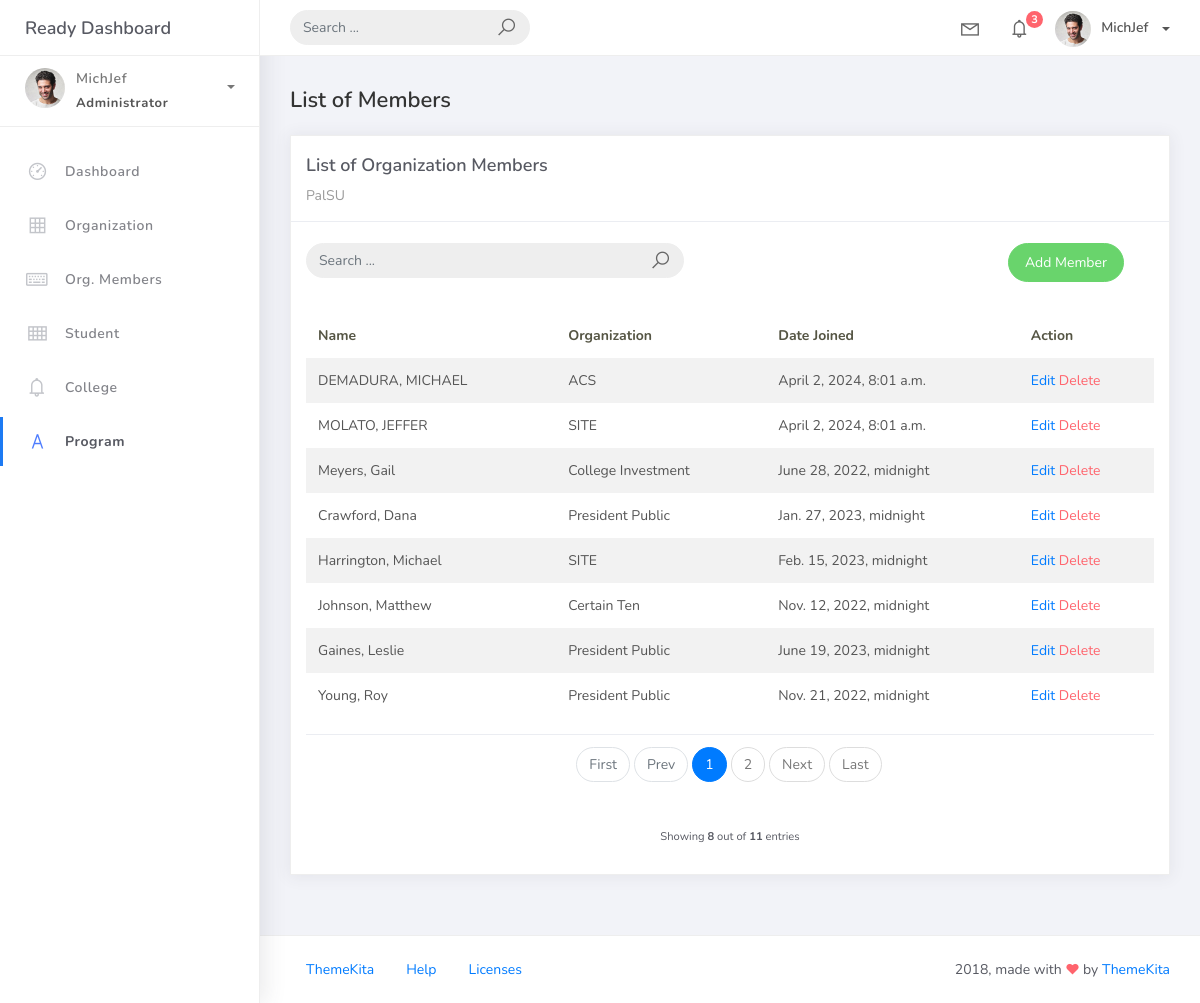
The page /orgmember_list on the database its author committed.
### studentorg/models.py (models this page shows)
class BaseModel (models.Model):
    created_at = models.DateTimeField(auto_now_add=True, db_index=True)
    updated_at = models.DateTimeField(auto_now=True)
    class Meta:
        abstract = True

class OrgMember(BaseModel):
    student = models.ForeignKey(Student, on_delete=models.CASCADE)
    organization = models.ForeignKey(Organization, on_delete=models.CASCADE)
    date_joined = models.DateTimeField()

class Student (BaseModel):
    student_id =models.CharField(max_length=15)
    lastname = models.CharField(max_length=25)
    firstname = models.CharField(max_length=25)
    middlename = models.CharField(max_length=25, blank=True, null=True)
    program = models.ForeignKey(Program, on_delete=models.CASCADE)
    def __str__(self):
        return f"{self.lastname}, {self.firstname}"

class Organization(BaseModel):
    name = models.CharField(max_length=250)
    college = models.ForeignKey(
        College, null=True, blank=True, on_delete=models.CASCADE)
    description = models.CharField(max_length=500)
    def __str__(self):
        return self.name

### studentorg/views.py (the view)
# urls.py: path('orgmember_list', OrgMemberList.as_view(), name='orgmember-list'),
class OrgMemberList(ListView):
    model = OrgMember
    context_object_name = 'orgmember'
    template_name = 'Orgmem/orgmember_list.html'
    paginate_by = 8
    def get_queryset(self, *args, **kwargs):
        qs = super(OrgMemberList, self).get_queryset(*args, **kwargs)
        if self.request.GET.get("q") != None:
            query = self.request.GET.get('q')
            qs = qs.filter(Q(organization__name__icontains=query))
        return qs

### templates/Orgmem/orgmember_list.html
{% extends 'base.html' %} {% load static %} {% block content %}
<div class="content">
    <div class="container-fluid">
        <h4 class="page-title">List of Members</h4>
        <div class="row">
            <div class="col-md-12">
                <div class="card">
                    <div class="card-header">
                        <div class="card-title">List of Organization Members</div>
                        <div class="card-category">PalSU</div>
                    </div>
                    <br />
                    <div class="col-md-12 row">
                        <div class="col-md-6">
                            <form class="navbar-left navbar-form nav-search mr-md-3" action="{% url 'orgmember-list' %}">
                                <div class="input-group">
                                    <input type="text"placeholder="Search ..." class="form-control" name="q"/>
                                    <div class="input-group-append">
                                        <span class="input-group-text">
                                            <i class="la la-search search-icon"></i>
                                        </span>
                                    </div>
                                </div>
                            </form>
                        </div>
                        <div class="col-md-6">
                            <div class="pull-right">
                                <a
                                    href="{% url 'orgmember-add' %}"
                                    class="btn btn-success btn-rounded"
                                    >Add Member</a>
                            </div>
                        </div>
                        </div>
                    <div class="card-body">
                        <table class="table table-striped mt-3">
                            <thead>
                                <tr>
                                    <th scope="col">Name</th>
                                    <th scope="col">Organization</th>
                                    <th scope="col">Date Joined</th>
                                    <th scope="col">Action</th>
                                </tr>
                            </thead>
                            <tbody>
                                {% for object in object_list %}
                                <tr>
                                    <td>{{ object.student }}</td>
                                    <td>{{ object.organization }}</td>
                                    <td>{{ object.date_joined }}</td>
                                    <td>
                                        <a href="orgmember_list/{{ object.id }}">Edit</a>
                                        <a href="orgmember_list/{{ object.id }}/delete" class="text-danger">Delete</a>
                                    </td>
                                </tr>
                                {% empty %}
                                <tr>
                                    <td colspan="4" style="text-align: center">
                                        <p class="text-sm font-weight-bold mb-0">No Records Found</p>
                                    </td>
                                </tr>
                                {% endfor %}
                            </tbody>
                        </table>
                        {% include 'includes/pagination.html' %}
                    </div>
                </div>
            </div>
        </div>
    </div>
</div>
{% endblock %}

### rows shown on the page
OrgMember: student "DEMADURA, MICHAEL", organization "ACS", date_joined "April 2, 2024, 8:01 a.m."
OrgMember: student "MOLATO, JEFFER", organization "SITE", date_joined "April 2, 2024, 8:01 a.m."
OrgMember: student "Meyers, Gail", organization "College Investment", date_joined "June 28, 2022, midnight"
OrgMember: student "Crawford, Dana", organization "President Public", date_joined "Jan. 27, 2023, midnight"
OrgMember: student "Harrington, Michael", organization "SITE", date_joined "Feb. 15, 2023, midnight"
OrgMember: student "Johnson, Matthew", organization "Certain Ten", date_joined "Nov. 12, 2022, midnight"
OrgMember: student "Gaines, Leslie", organization "President Public", date_joined "June 19, 2023, midnight"
OrgMember: student "Young, Roy", organization "President Public", date_joined "Nov. 21, 2022, midnight"

### other values the page prints
{{ page_num }} "1"
{{ page_num }} "2"
{{ object_list.count }} "8"
{{ paginator.count }} "11"
